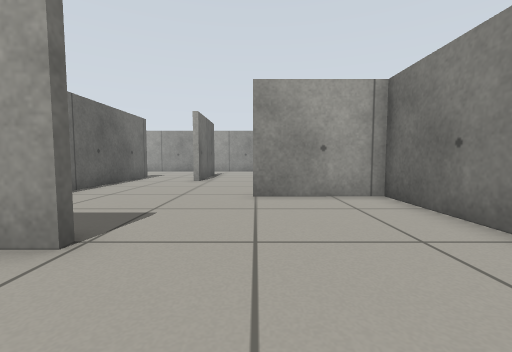
view 1 (above)

23 first-person views from a walk through a robot-simulator world made for Gazebo. The camera is 0.5 m above the floor, tilts 4° down and sees 90° across. The floor is counted in squares, 0.5 m on a side. Each view is taken from the middle of a square. On the plan, view 1 faces up. The plan holds only what a view shows up to about 11 squares ahead; the rest is blank. The place goes on beyond the plan.

view 2
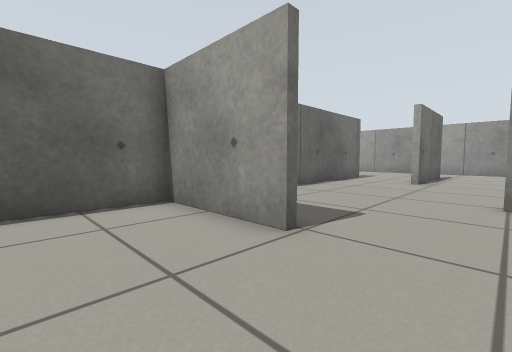

view 3
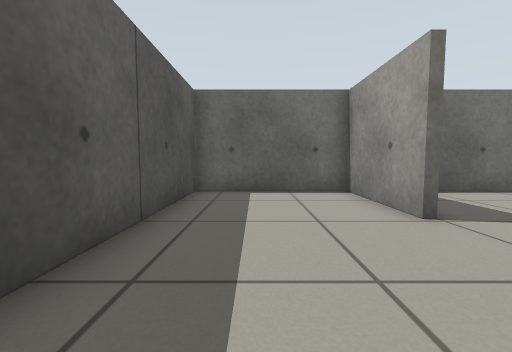

view 4
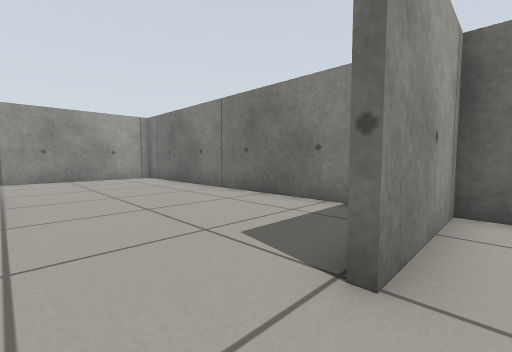

view 5
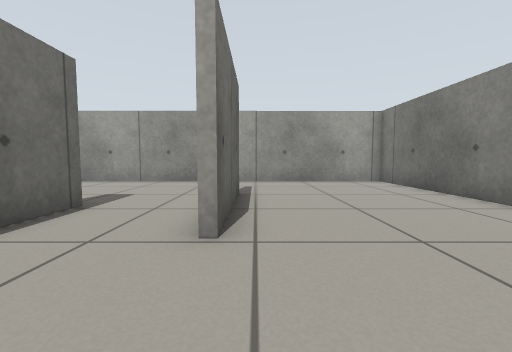

view 6
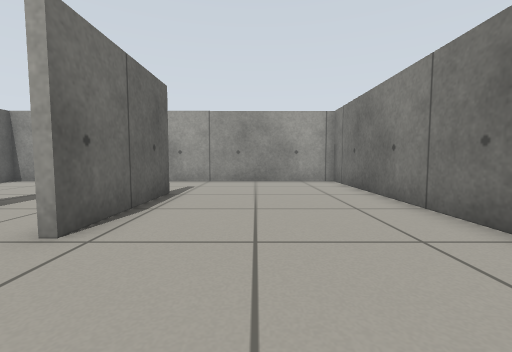

view 7
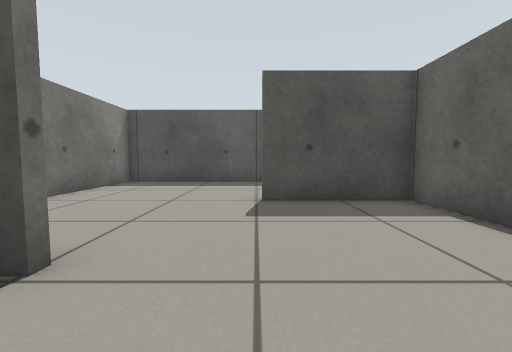

view 8
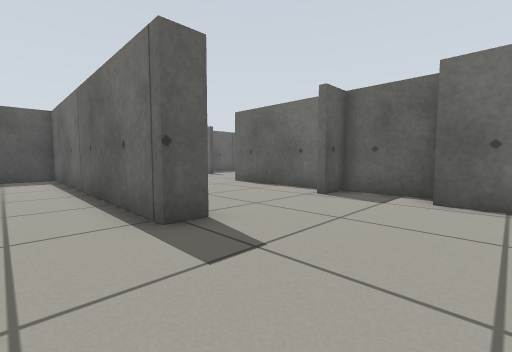

view 9
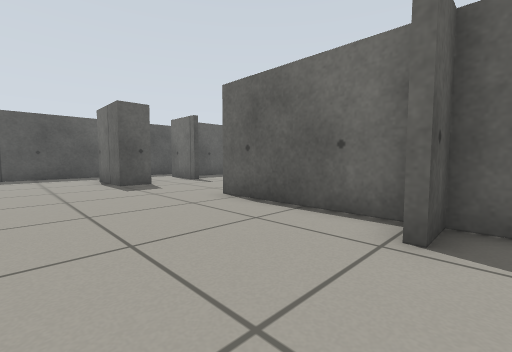

view 10
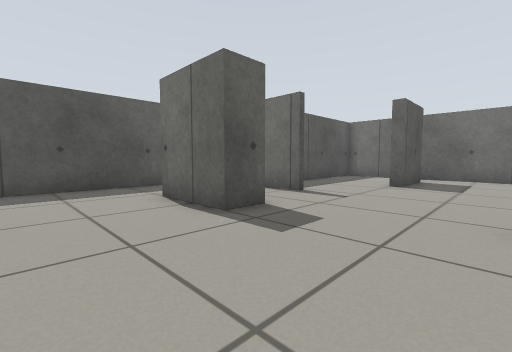

view 11
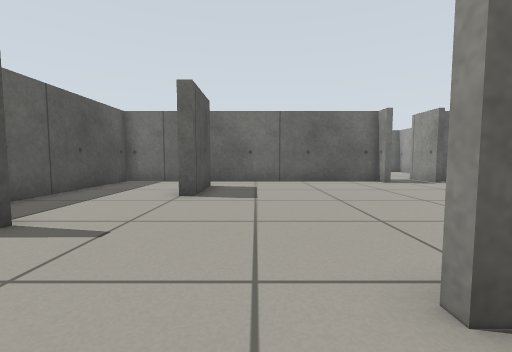

view 12
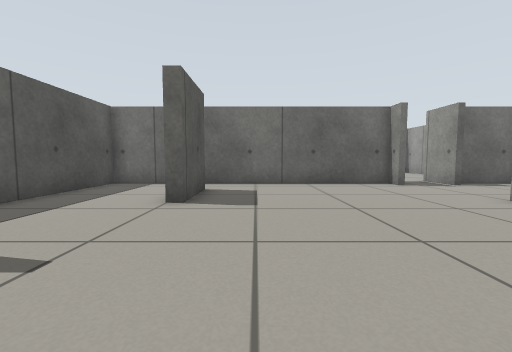

view 13
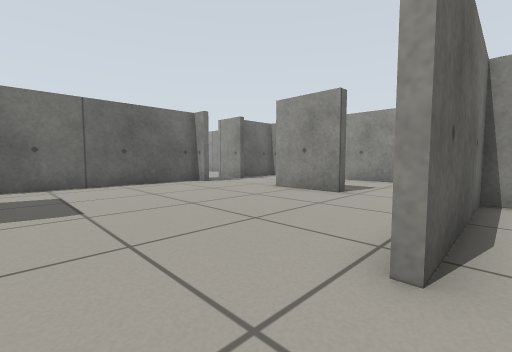

view 14
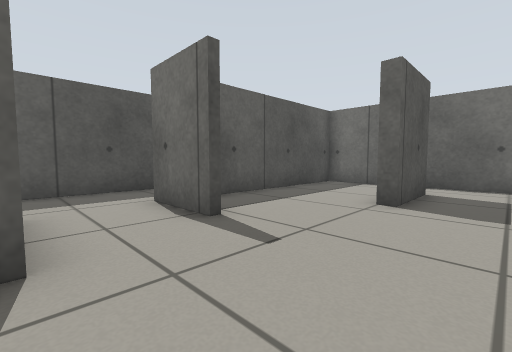

view 15
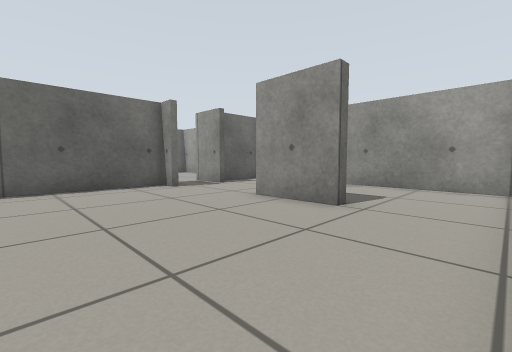

view 16
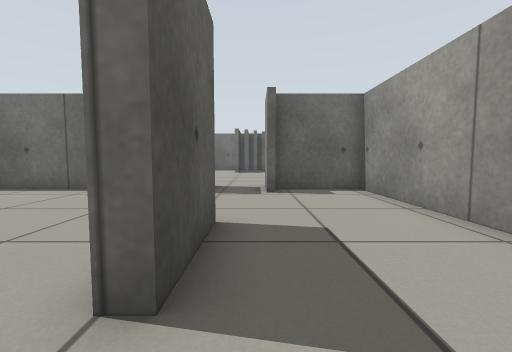

view 17
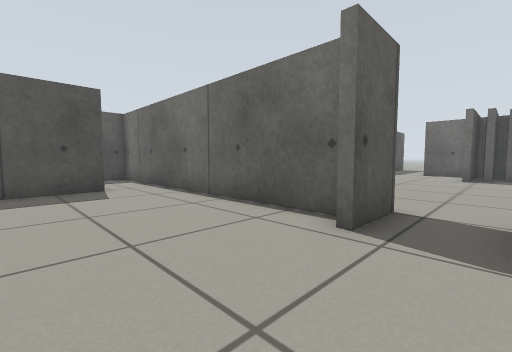

view 18
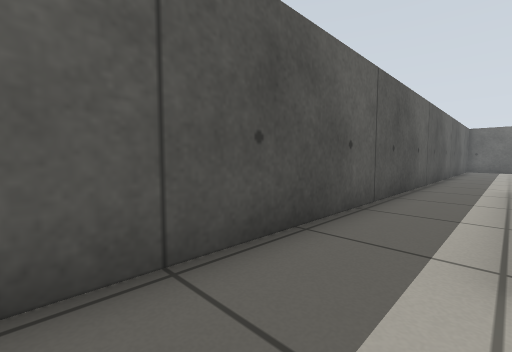

view 19
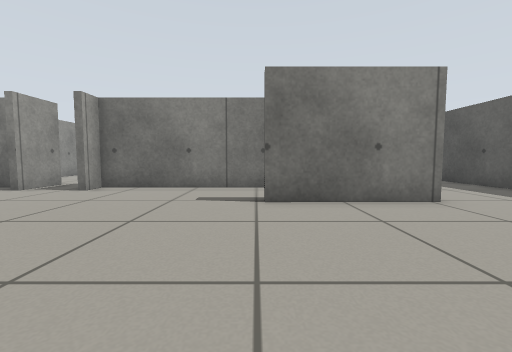

view 20
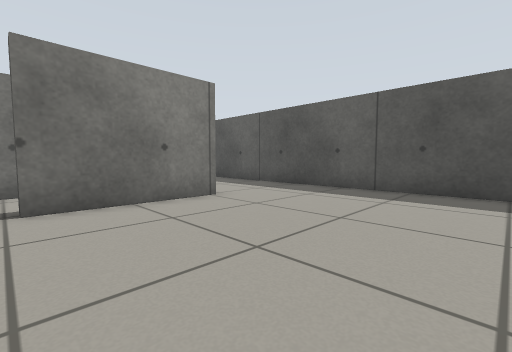

view 21
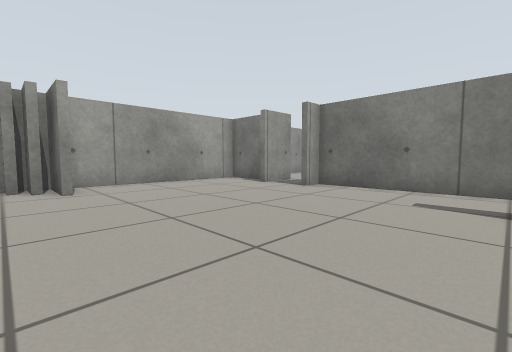

view 22
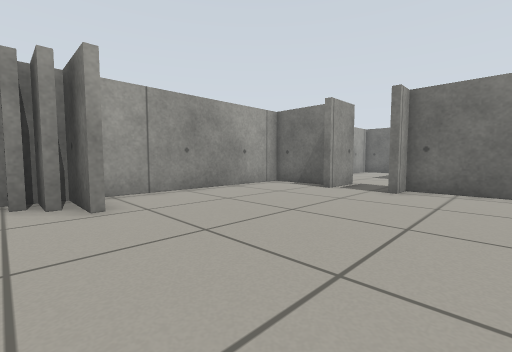

view 23
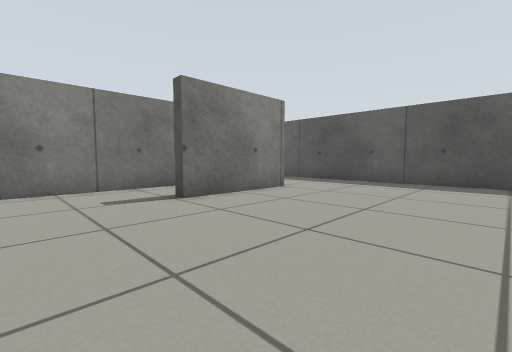

### Floor plan
Points are (right, up) in squares from view 1. A wall is a line through its corners. A room is listed if a view was taken in it or the views show most of it. See-through windows are left out.
Room 1 (views 1, 2, 3, 4, 5, 6, 7)
walls: (3.4, 8.4) (3.4, 19.1) (-3.6, 19.1); (-5.7, 10.4) (-5.7, -1.8) (3.4, -1.8) (3.4, 6.7) (-0.1, 6.7); (-2.1, 2.7) (-5.7, 2.7); (-5.7, 3) (-2.1, 3); (-2.5, 15.4) (-2.5, 11.1)
ways out: opening at (-4.5, 10) to room 2; opening at (-2.5, 17) to room 2
Room 2 (views 8, 9, 10, 11, 12, 13, 14, 15, 16, 17)
walls: (-11.4, 13.2) (-11.4, 8.2); (-17, 13.4) (-14.6, 13.4) (-14.6, 13) (-17, 13); (-11.4, 15.7) (-11.4, 13.4) (-10.2, 13.4); (-11.2, 4.2) (-10, 4.2) (-10, 1.5); (-6.5, 13.4) (-5.7, 13.4) (-5.7, 10.4); (-11.9, 17.4) (-21.1, 17.4) (-21.1, 14.6); (-19.2, 5.4) (-16.7, 5.4) (-16.7, 4.9); (-21.1, 12.2) (-21.1, 1.4) (-15.2, 1.4); (-20.4, 14.3) (-22.2, 14.3); (-22.2, 12.5) (-20.4, 12.5); (-9.4, -1.2) (-6.9, -1.2); (-3.6, 19.1) (-10.5, 19) (-10.5, 15.7)
ways out: opening at (-4.5, 10) to room 1; opening at (-2.5, 17) to room 1; opening at (-12.5, 2.5) to room 3; opening at (-10.5, 0.5) to room 3; opening at (-21.5, 13) to room 4
Room 3 (view 18)
walls: (-13.5, 3.5) (-13.5, 1.1); (-21.6, -1.2) (-9.4, -1.2)
ways out: opening at (-12.5, 2.5) to room 2; opening at (-10.5, 0.5) to room 2; opening at (-21, 0) to room 4
Room 4 (views 19, 20, 21, 22, 23)
walls: (-21.4, 5.5) (-21.4, 12.2) (-22.2, 12.2); (-24.2, 2.7) (-24.2, 6.9) (-23.7, 6.9); (-28.9, 15.3) (-28.9, 17.3); (-21.4, 15) (-21.4, 17.1); (-29.4, 16) (-29.4, 17.5); (-30.1, -1.2) (-21.6, -1.2); (-21.6, 17.4) (-28.4, 17.4)
ways out: opening at (-21.5, 13) to room 2; opening at (-21, 0) to room 3

Positions as (right, up) in squares from view 1, and headings:
1: (0, 0), facing up
2: (0, 0), facing up-left
3: (2, 0), facing left
4: (-2, 6), facing up-right
5: (-2, 8), facing up
6: (0, 8), facing up
7: (-2, 9), facing down
8: (-4, 17), facing down-left
9: (-7, 14), facing down-left
10: (-7, 8), facing down-left
11: (-10, 7), facing left
12: (-11, 7), facing left
13: (-11, 6), facing up-left
14: (-11, 7), facing down-left
15: (-12, 8), facing up-left
16: (-13, 14), facing left
17: (-17, 14), facing down-left
18: (-11, 1), facing down-left
19: (-30, 7), facing right
20: (-30, 7), facing down-right
21: (-30, 7), facing up-right
22: (-30, 10), facing up-right
23: (-30, 10), facing down-right
